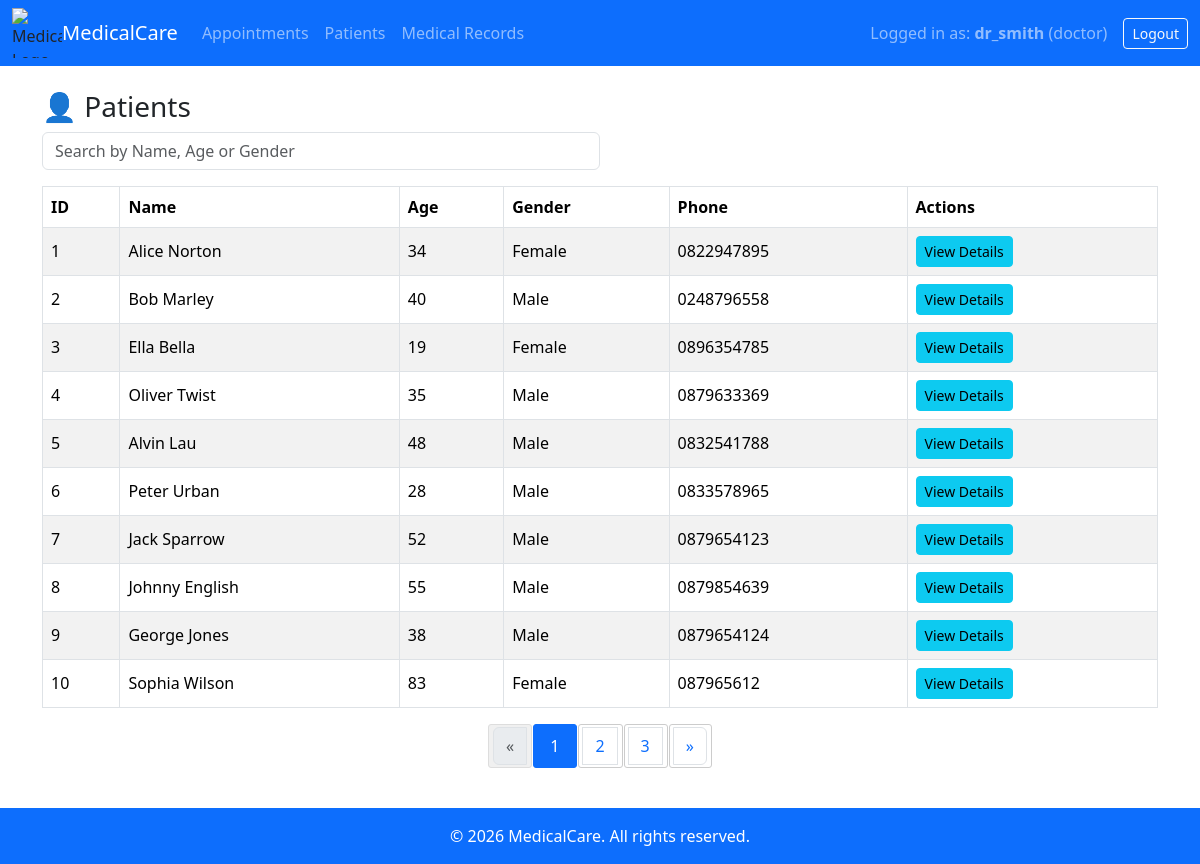
The app's page /doctor/patients (signed in) with its own data.
### models.py (models this page shows)
class Patient(db.Model):
    id = db.Column(db.Integer, primary_key=True)
    user_id = db.Column(db.Integer, db.ForeignKey("user.id"), nullable=False)
    name = db.Column(db.String(100), nullable=False)
    age = db.Column(db.Integer, nullable=False)
    gender = db.Column(db.String(10), nullable=False)
    phone = db.Column(db.String(20), nullable=True)
    appointments = db.relationship("Appointment", backref="patient", lazy=True)

### app.py (the view)
@app.route("/doctor/patients", methods=["GET", "POST"])
@role_required("doctor")
def doctor_view_patient_list():
    doctor = get_user("doctor")
    page = request.args.get('page', 1, type=int)
    query = request.args.get("search", "")
    patients_query = Patient.query
    if query:
        patients_query = patients_query.filter(Patient.name.ilike(f"%{query}%"))
    patients = paginate_query(patients_query, page)
    return render_template("doctor_patients.html", patients=patients, search_query=query)

### app.py (called while the page is built)
@app.context_processor
def inject_now():
    return {'current_year': datetime.now().year}

def role_required(role):
    def decorator(f):
        @wraps(f)
        def wrapper(*args, **kwargs):
            if "role" not in session or session["role"] != role:
                abort(403)
            return f(*args, **kwargs)
        return wrapper
    return decorator

def get_user(role):
    if role == "doctor":
        return Doctor.query.filter_by(user_id=session["user_id"]).first()
    elif role == "patient":
        return Patient.query.filter_by(user_id=session["user_id"]).first()
    return None

def paginate_query(query, page, per_page=10):
    return query.paginate(page=page, per_page=per_page, error_out=False)

### templates/doctor_patients.html
{% extends "base.html" %}
{% block content %}
<h3>👤 Patients</h3>
<input id="patientSearch" class="form-control mb-3 w-50" type="text" placeholder="Search by Name, Age or Gender" value="{{ search_query }}">
<table class="table table-striped table-bordered align-middle">
    <thead>
        <tr>
            <th>ID</th>
            <th>Name</th>
            <th>Age</th>
            <th>Gender</th>
            <th>Phone</th>
            <th>Actions</th>
        </tr>
    </thead>
    <tbody>
        {% for patient in patients.items %}
        <tr>
            <td>{{ patient.id }}</td>
            <td>{{ patient.name }}</td>
            <td>{{ patient.age }}</td>
            <td>{{ patient.gender }}</td>
            <td>{{ patient.phone }}</td>
            <td>
                <a href="{{ url_for('doctor_view_patient', patient_id=patient.id) }}" class="btn btn-info btn-sm">View Details</a>
            </td>
        </tr>
        {% endfor %}
    </tbody>
</table>
{% set paginator = patients %}
{% set endpoint = 'doctor_view_patient_list' %}
{% set query_params = { 'search': search_query } %}
{% include 'pagination.html' %}
{% endblock %}

### static/css/style.css (style rules this page uses)
html, body { height: 100%; margin: 0; display: flex; flex-direction: column; }

### records on screen
Patient: id "1", name "Alice Norton", age "34", gender "Female", phone "0822947895"
Patient: id "2", name "Bob Marley", age "40", gender "Male", phone "0248796558"
Patient: id "3", name "Ella Bella", age "19", gender "Female", phone "0896354785"
Patient: id "4", name "Oliver Twist", age "35", gender "Male", phone "0879633369"
Patient: id "5", name "Alvin Lau", age "48", gender "Male", phone "0832541788"
Patient: id "6", name "Peter Urban", age "28", gender "Male", phone "0833578965"
Patient: id "7", name "Jack Sparrow", age "52", gender "Male", phone "0879654123"
Patient: id "8", name "Johnny English", age "55", gender "Male", phone "0879854639"
Patient: id "9", name "George Jones", age "38", gender "Male", phone "0879654124"
Patient: id "10", name "Sophia Wilson", age "83", gender "Female", phone "087965612"

### other values on screen
{{ session.get('username') }} "dr_smith"
{{ session.get('role') }} "doctor"
{{ page_num }} "1" "2" "3"
